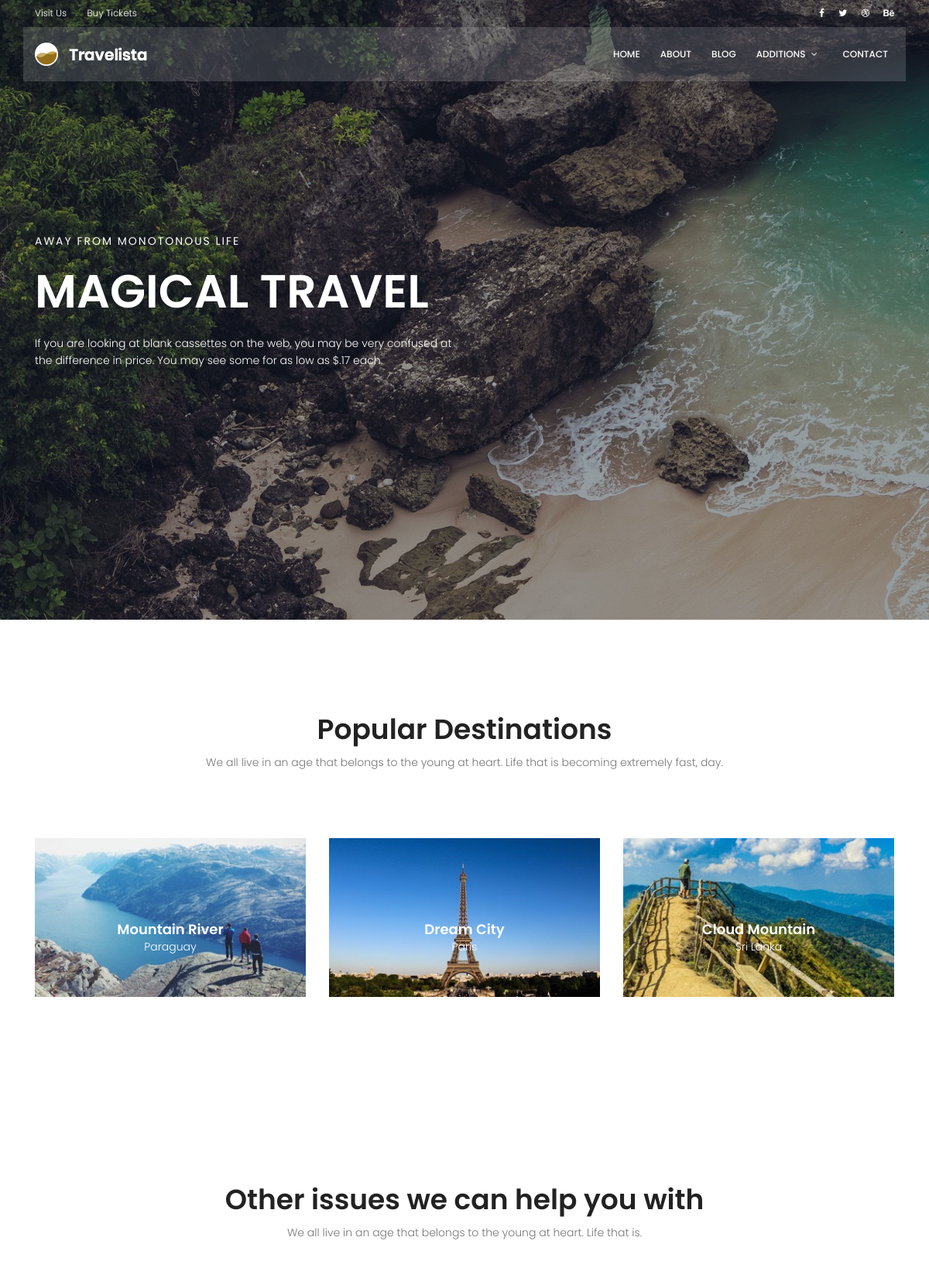
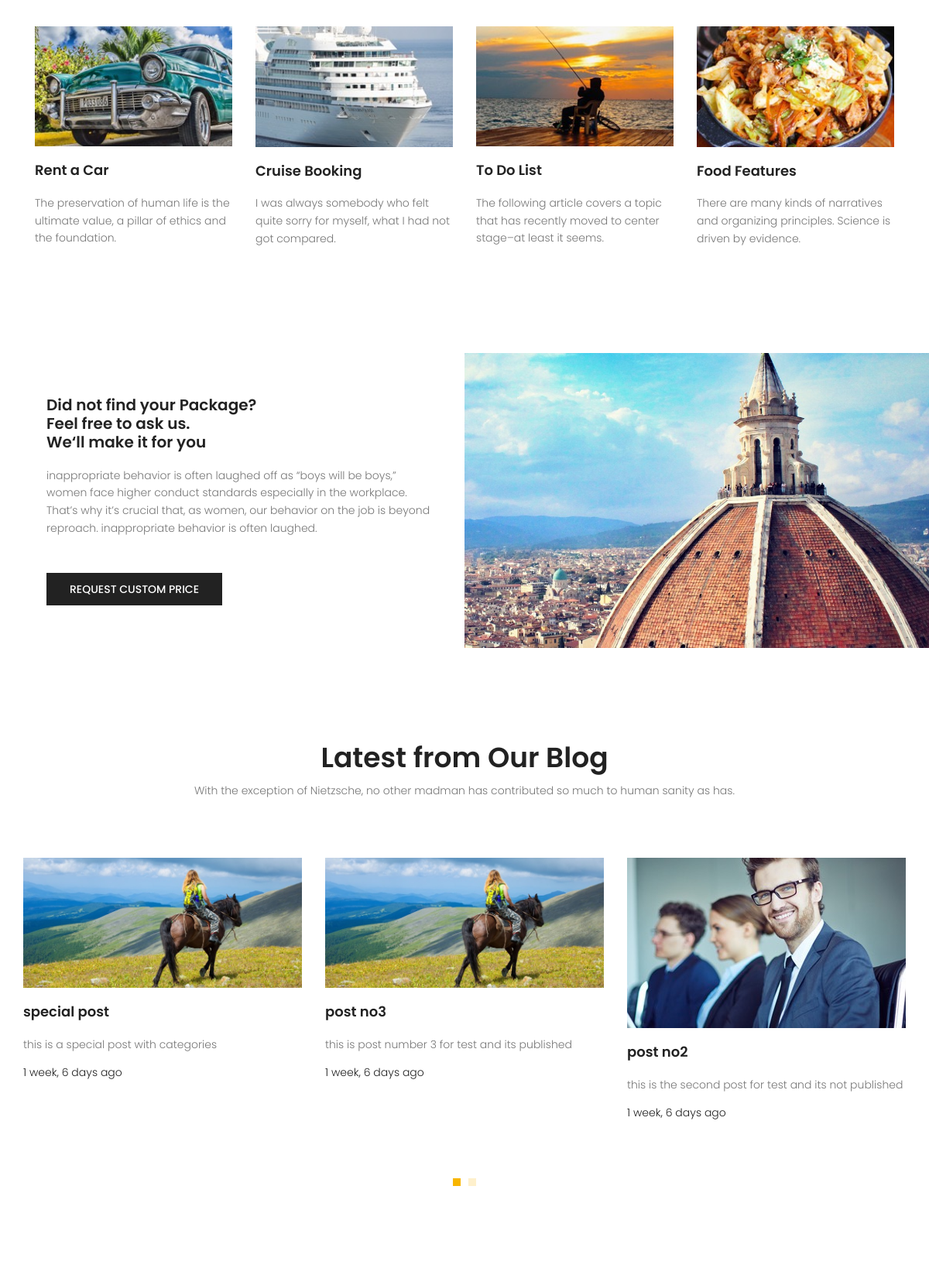
The page / (upper part) on the database its author committed (2 pictures, top to bottom).
### blog_pages/models.py (models this page shows, shortened)
class Post(models.Model):
    image         = models.ImageField(upload_to='blog/', default='blog/default.jpg')
    author        = models.ForeignKey(User, on_delete=models.SET_NULL, null=True)
    title         = models.CharField(max_length=600)
    content       = models.TextField()
    tags          = TaggableManager()
    category      = models.ManyToManyField(Category)
    counted_view  = models.PositiveIntegerField(default=0)
    status        = models.BooleanField(default=False)
    published_date= models.DateTimeField(null=True)
    created_date  = models.DateTimeField(auto_now_add=True)
    updated_date  = models.DateTimeField(auto_now=True)
    class Meta:
        ordering = ["-created_date"]

### pages/views.py (the view)
# urls.py: path('', views.home_view, name='home'),
def home_view(request):
    return render(request, 'home.html')

### blog_pages/templatetags/custom_filters.py (called while the page is built)
@register.inclusion_tag('latest-posts.html')
def show_latest_posts():
    posts = Post.objects.filter(status=1).order_by('-published_date')[:6]
    return {'latest_posts': posts}

### templates/home.html (shortened to what this page needs)
	{% extends 'base.html' %}
	{% load static %}
	{% block content %}
	{% load custom_filters %}
			<section class="banner-area relative">
				<div class="overlay overlay-bg"></div>
				<div class="container">
					<div class="row fullscreen align-items-center justify-content-between">
						<div class="col-lg-6 col-md-6 banner-left">
							<h6 class="text-white">Away from monotonous life</h6>
							<h1 class="text-white">Magical Travel</h1>
							<p class="text-white">
								If you are looking at blank cassettes on the web, you may be very confused at the difference in price. You may see some for as low as $.17 each.
							</p>
						</div>
					</div>
				</div>
			</section>
			<section class="popular-destination-area section-gap">
				<div class="container">
		            <div class="row d-flex justify-content-center">
		                <div class="menu-content pb-70 col-lg-8">
		                    <div class="title text-center">
		                        <h1 class="mb-10">Popular Destinations</h1>
		                        <p>We all live in an age that belongs to the young at heart. Life that is becoming extremely fast, day.</p>
		                    </div>
		                </div>
		            </div>
					<div class="row">
						<div class="col-lg-4">
							<div class="single-destination relative">
								<div class="thumb relative">
									<img class="img-fluid" src="{% static 'img/d1.jpg' %}" alt="">
								</div>
								<div class="desc">
									<h4>Mountain River</h4>
									<p>Paraguay</p>
								</div>
							</div>
						</div>
						<div class="col-lg-4">
							<div class="single-destination relative">
								<div class="thumb relative">
									<img class="img-fluid" src="{% static 'img/d2.jpg' %}" alt="">
								</div>
								<div class="desc">
									<h4>Dream City</h4>
									<p>Paris</p>
								</div>
							</div>
						</div>
						<div class="col-lg-4">
							<div class="single-destination relative">
								<div class="thumb relative">
									<img class="img-fluid" src="{% static 'img/d3.jpg' %}" alt="">
								</div>
								<div class="desc">
									<h4>Cloud Mountain</h4>
									<p>Sri Lanka</p>
								</div>
							</div>
						</div>
					</div>
				</div>
			</section>
			<section class="other-issue-area section-gap">
				<div class="container">
		            <div class="row d-flex justify-content-center">
		                <div class="menu-content pb-70 col-lg-9">
		                    <div class="title text-center">
		                        <h1 class="mb-10">Other issues we can help you with</h1>
		                        <p>We all live in an age that belongs to the young at heart. Life that is.</p>
		                    </div>
		                </div>
		            </div>
					<div class="row">
						<div class="col-lg-3 col-md-6">
							<div class="single-other-issue">
								<div class="thumb">
									<img class="img-fluid" src="{% static 'img/o1.jpg' %}" alt="">
								</div>
								<a href="#">
									<h4>Rent a Car</h4>
								</a>
								<p>
									The preservation of human life is the ultimate value, a pillar of ethics and the foundation.
								</p>
							</div>
						</div>
						<div class="col-lg-3 col-md-6">
							<div class="single-other-issue">
								<div class="thumb">
									<img class="img-fluid" src="{% static 'img/o2.jpg' %}" alt="">
								</div>
								<a href="#">
									<h4>Cruise Booking</h4>
								</a>
								<p>
									I was always somebody who felt quite sorry for myself, what I had not got compared.
								</p>
							</div>
						</div>
						<div class="col-lg-3 col-md-6">
							<div class="single-other-issue">
								<div class="thumb">
									<img class="img-fluid" src="{% static 'img/o3.jpg' %}" alt="">
								</div>
								<a href="#">
									<h4>To Do List</h4>
								</a>
								<p>
									The following article covers a topic that has recently moved to center stage–at least it seems.
								</p>
							</div>
						</div>
						<div class="col-lg-3 col-md-6">
							<div class="single-other-issue">
								<div class="thumb">
									<img class="img-fluid" src="{% static 'img/o4.jpg' %}" alt="">
								</div>
								<a href="#">
									<h4>Food Features</h4>
								</a>
								<p>
									There are many kinds of narratives and organizing principles. Science is driven by evidence.
								</p>
							</div>
						</div>
					</div>
				</div>
			</section>
			<section class="home-about-area">
				<div class="container-fluid">
					<div class="row align-items-center justify-content-end">
						<div class="col-lg-6 col-md-12 home-about-left">
							<h1>
								Did not find your Package? <br>
								Feel free to ask us. <br>
								We‘ll make it for you
							</h1>
							<p>
								inappropriate behavior is often laughed off as “boys will be boys,” women face higher conduct standards especially in the workplace. That’s why it’s crucial that, as women, our behavior on the job is beyond reproach. inappropriate behavior is often laughed.
							</p>
							<a href="#" class="primary-btn text-uppercase">request custom price</a>
						</div>
						<div class="col-lg-6 col-md-12 home-about-right no-padding">
							<img class="img-fluid" src="{% static 'img/about-img.jpg' %}" alt="">
						</div>
					</div>
				</div>
			</section>
			<section class="recent-blog-area section-gap">
				<div class="container">
					<div class="row d-flex justify-content-center">
						<div class="menu-content pb-60 col-lg-9">
							<div class="title text-center">
								<h1 class="mb-10">Latest from Our Blog</h1>
								<p>With the exception of Nietzsche, no other madman has contributed so much to human sanity as has.</p>
							</div>
						</div>
					</div>
					<div class="row">
						{% show_latest_posts %}
					</div>
				</div>
			</section>
{% endblock %}

### templates/latest-posts.html (shortened to what this page needs)
{% load static %}
{% load custom_filters %}
{% load humanize %}
<div class="active-recent-blog-carusel">
  {% for post in latest_posts %}
    <div class="single-recent-blog-post item">
      <div class="thumb">
        <img class="img-fluid" src="{{ post.image.url }}" alt="">
      </div>
      <div class="details">
        <a href="{% url 'blog:single' post.id %}"><h4 class="title">{{ post.title|truncatechars:40 }}</h4></a>
        <p>{{ post.content|truncatewords:20 }}</p>
        <h6 class="date">{{ post.published_date|naturaltime }}</h6>
      </div>
    </div>
  {% endfor %}
</div>

### static/css/main.css (style rules this page uses)
body { color: #777777; font-family: "Poppins", sans-serif; font-size: 14px; font-weight: 300; line-height: 1.625em; position: relative; }
a { -webkit-transition: all 0.3s ease 0s; -moz-transition: all 0.3s ease 0s; -o-transition: all 0.3s ease 0s; transition: all 0.3s ease 0s; }
a, a:focus, a:hover { text-decoration: none; outline: 0; }
h1, h2, h3, h4, h5, h6 { font-family: "Poppins", sans-serif; color: #222222; line-height: 1.2em !important; margin-bottom: 0; margin-top: 0; font-weight: 600; }
h1, .h1 { font-size: 36px; }
h4, .h4 { font-size: 18px; }
h6, .h6 { font-size: 14px; color: #222222; }
.mb-10 { margin-bottom: 10px; }
.pb-60 { padding-bottom: 60px; }
.pb-70 { padding-bottom: 70px; }
.text-white { color: #fff; }
.text-center { text-align: center; }
.relative { position: relative; }
.overlay { position: absolute; left: 0; right: 0; top: 0; bottom: 0; }
.no-padding { padding: 0; }
h1 { font-size: 36px; }
h4 { font-size: 18px; }
h6 { font-size: 14px; }
h1, h2, h3, h4, h5, h6 { line-height: 1.5em; }
.section-gap { padding: 120px 0; }
.primary-btn { background: #f8b600; line-height: 42px; padding-left: 30px; padding-right: 30px; border: none; color: #fff; display: inline-block; font-size: 14px; font-weight: 500; position: relative; -webkit-transition: all 0.3s ease 0s; -moz-transition: all 0.3s ease 0s; -o-transition: all 0.3s ease 0s; transition: all 0.3s ease 0s; cursor: pointer; position: relative; }
.banner-area { background: url(../img/hero-bg.jpg) center; background-size: cover; }
.banner-area .overlay-bg { background: rgba(4, 9, 30, 0.4); }
.banner-left h6 { text-transform: uppercase; font-weight: 400; font-size: 14px; letter-spacing: 2px; }
.banner-left h1 { margin: 20px 0; font-size: 60px; text-transform: uppercase; }
.banner-left p { margin: 20px 0px; }
.single-destination { -webkit-transition: all 0.3s ease 0s; -moz-transition: all 0.3s ease 0s; -o-transition: all 0.3s ease 0s; transition: all 0.3s ease 0s; }
.single-destination .thumb { position: relative; }
.single-destination .thumb img { width: 100%; }
.single-destination .desc { text-align: center; position: absolute; width: 100%; left: 50%; top: 50%; transform: translate(-50%, -50%); }
.single-destination .desc h4 { color: #fff; }
.single-destination .desc p { color: #fff; font-size: 14px; font-weight: 300; margin-bottom: 0px; }
.single-other-issue .thumb { overflow: hidden; }
.single-other-issue .thumb img { width: 100%; -webkit-transition: all 0.3s ease 0s; -moz-transition: all 0.3s ease 0s; -o-transition: all 0.3s ease 0s; transition: all 0.3s ease 0s; }
.single-other-issue h4 { margin: 20px 0; -webkit-transition: all 0.3s ease 0s; -moz-transition: all 0.3s ease 0s; -o-transition: all 0.3s ease 0s; transition: all 0.3s ease 0s; }
.home-about-area .home-about-left { padding-left: 20%; }
@media (max-width: 1366px) { .home-about-area .home-about-left { padding-left: 5%; } }
.home-about-area .home-about-left h1 { max-width: 510px; }
@media (max-width: 1366px) { .home-about-area .home-about-left h1 { font-size: 20px; } }
.home-about-area .home-about-left p { max-width: 500px; padding: 20px 0; }
.home-about-area .home-about-left .primary-btn { margin-top: 10px; background: #222; font-size: 14px; }
.home-about-area .home-about-right img { width: 100%; }
.recent-blog-area .single-recent-blog-post .thumb { overflow: hidden; }
.recent-blog-area .single-recent-blog-post .thumb img { -webkit-transition: all 0.3s ease 0s; -moz-transition: all 0.3s ease 0s; -o-transition: all 0.3s ease 0s; transition: all 0.3s ease 0s; }
.recent-blog-area .single-recent-blog-post .title { -webkit-transition: all 0.3s ease 0s; -moz-transition: all 0.3s ease 0s; -o-transition: all 0.3s ease 0s; transition: all 0.3s ease 0s; margin: 20px 0; }
.recent-blog-area .single-recent-blog-post .date { color: #222; font-weight: 300; }

### rows shown on the page
Post: image (placeholder picture), title "special post", content "this is a special post with categories", published_date "1 week, 6 days ago"
Post: image (placeholder picture), title "post no3", content "this is post number 3 for test and its published", published_date "1 week, 6 days ago"
Post: image (picture), title "post no2", content "this is the second post for test and its not published", published_date "1 week, 6 days ago"
